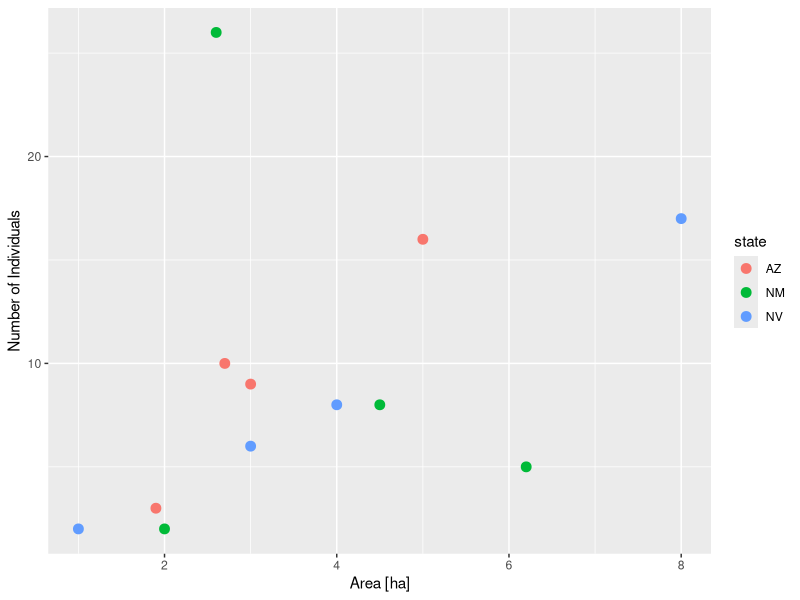
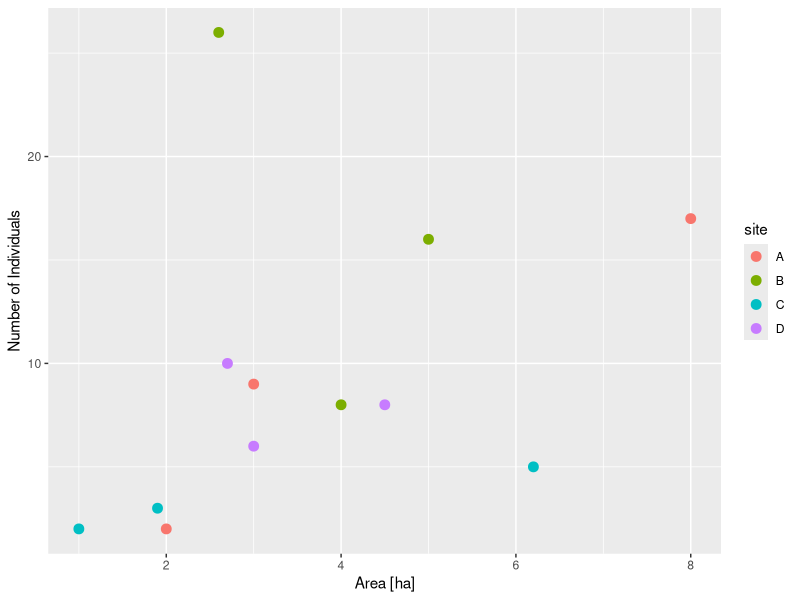
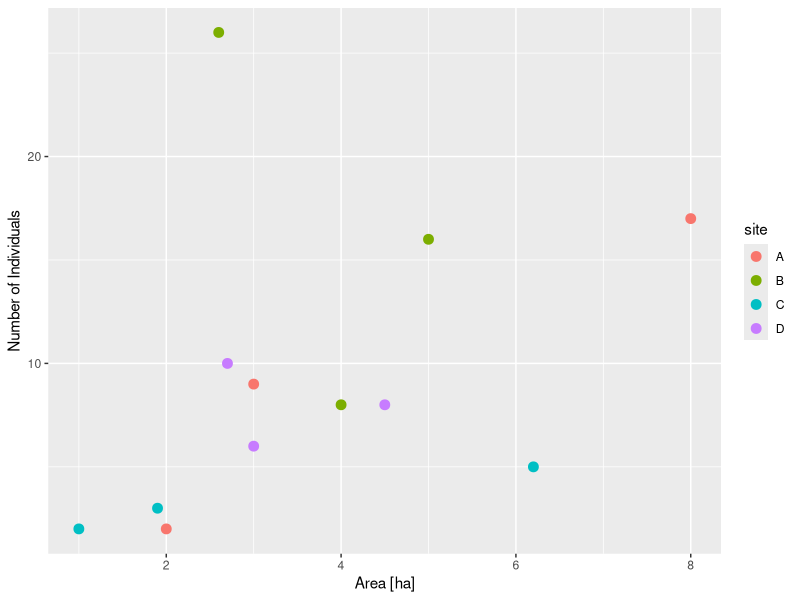

Reproduce these figures in R, in order.
## ---- chunk 1
knitr::opts_chunk$set(echo = FALSE)
## ---- chunk 2
###Code solution for Writing Functions

print("1a")
pounds_to_grams <- function(weight_lbs){
  weight_g <- weight_lbs * 453.6
  return(weight_g)
}
pounds_to_grams(3.75)

print("1b")
convert_fahrenheit_to_celsius <- function(fahrenheit) {
    celsius = (fahrenheit - 32) * 5 / 9
    return(celsius)
}
convert_fahrenheit_to_celsius(80)

print('1c')
# 3. Write a function named `double` that takes a number as input and outputs
#    that number multiplied by 2. Run it with an input of 512.

double <- function(number){
  doubled <- number * 2
  return(doubled)
}

double(512)

print("1d")
# 4. Write a function named `prediction` that takes three arguments, `a`, `b`,
#    and `x`, and returns `y` using `y = a + b * x` (like a prediction from a
#    simple linear model). Run it with `a` = 6, `b` = 0.8, and `x` = 12.

prediction <- function(a, b, x){
  y <- a + b * x
  return(y)
}
prediction(6, 0.8, 12)

## ---- chunk 3
get_mass_from_length_theropoda <- function(length){
  mass <- 0.73 * length ^ 3.63
  return(mass)
}
## ---- chunk 4
###Code solution for Use and Modify

print("2a")
get_mass_from_length_theropoda <- function(length){
  mass = 0.73 * length ** 3.63
  return (mass)
}

get_mass_from_length_theropoda(16)

print("2b")
get_mass_from_length <- function(a, b, length){
  mass = a * length ** b
  return (mass)
}

get_mass_from_length(214.44, 1.46, 26)
## ---- chunk 5
# convert_pounds_to_grams <- function(________, numdigits = __) {
#   grams <- 453.6 * pounds
#   rounded <- round(grams, digits = numdigits)
#   return(________)
# }
## ---- chunk 6
### Code solution for Writing Functions 2

print("3a")
convert_pounds_to_grams <- function(pounds, numdigits = 1) {
  grams <- 453.6 * pounds
  rounded <- round(grams, digits = numdigits)
  return(rounded)
}

convert_pounds_to_grams(4.3)

print("3b")
get_height_from_weight <- function(weight, a = 12, b = 0.38){
  height <- a * weight ^ b
  return(height)
}

get_height_from_weight(42)

print("3c")
convert_pounds_to_grams(2) |>
  get_height_from_weight(b = 0.32)
## ---- chunk 7
print("4a")

get_mass_from_length <- function(a = 39.9, b = 2.6, length){
  mass = a * length ** b
  return (mass)
}
get_mass_from_length(a = 214.44, b = 1.46, length = 22)

print("4b")
get_mass_from_length(length = 16)
## ---- chunk 8
convert_kg_to_pounds <- function(kg){
  pounds = 2.205 * kg
  return(pounds)
}

get_mass_from_length(a = 10.95, b = 2.64, length = 12) |>
  convert_kg_to_pounds()
## ---- chunk 9
state_vector <- c("FL", "FL", "FL", "FL", "GA", "GA", "GA", "GA", "SC", "SC", "SC", "SC")
site_vector <- c("A", "B", "C", "D", "A", "B", "C", "D", "A", "B", "C", "D")
count_vector <- c(9, 16, 3, 10, 2, 26, 5, 8, 17, 8, 2, 6)
area_vector <- c(3, 5, 1.9, 2.7, 2, 2.6, 6.2, 4.5, 8, 4, 1, 3)
## ---- chunk 10
# Solutions to Writing Tidyverse Functions
library(ggplot2)

count_data <- data.frame(
  state = c("AZ", "AZ", "AZ", "AZ", "NM", "NM", "NM", "NM", "NV", "NV", "NV", "NV"),
  site = c("A", "B", "C", "D", "A", "B", "C", "D", "A", "B", "C", "D"),
  count = c(9, 16, 3, 10, 2, 26, 5, 8, 17, 8, 2, 6),
  area = c(3, 5, 1.9, 2.7, 2, 2.6, 6.2, 4.5, 8, 4, 1, 3)
  )

print("6a")
make_plot <- function(df, color_col) {
  ggplot(data = df, mapping = aes(x = area,
                                  y = count,
                                  color = {{ color_col }})) +
    geom_point(size = 3) +
    labs(x = "Area [ha]", y = "Number of Individuals")
}

make_plot(count_data, state)

print("6b")

make_plot(count_data, site)

print("6c")

make_plot2 <- function(df, x_axis, y_axis, color_col) {
  ggplot(data = df, mapping = aes(x = {{ x_axis }},
                                  y = {{ y_axis }},
                                  color = {{ color_col }})) +
    geom_point(size = 3) +
    labs(x = "Area [ha]", y = "Number of Individuals")
}
make_plot2(count_data, area, count, site)
